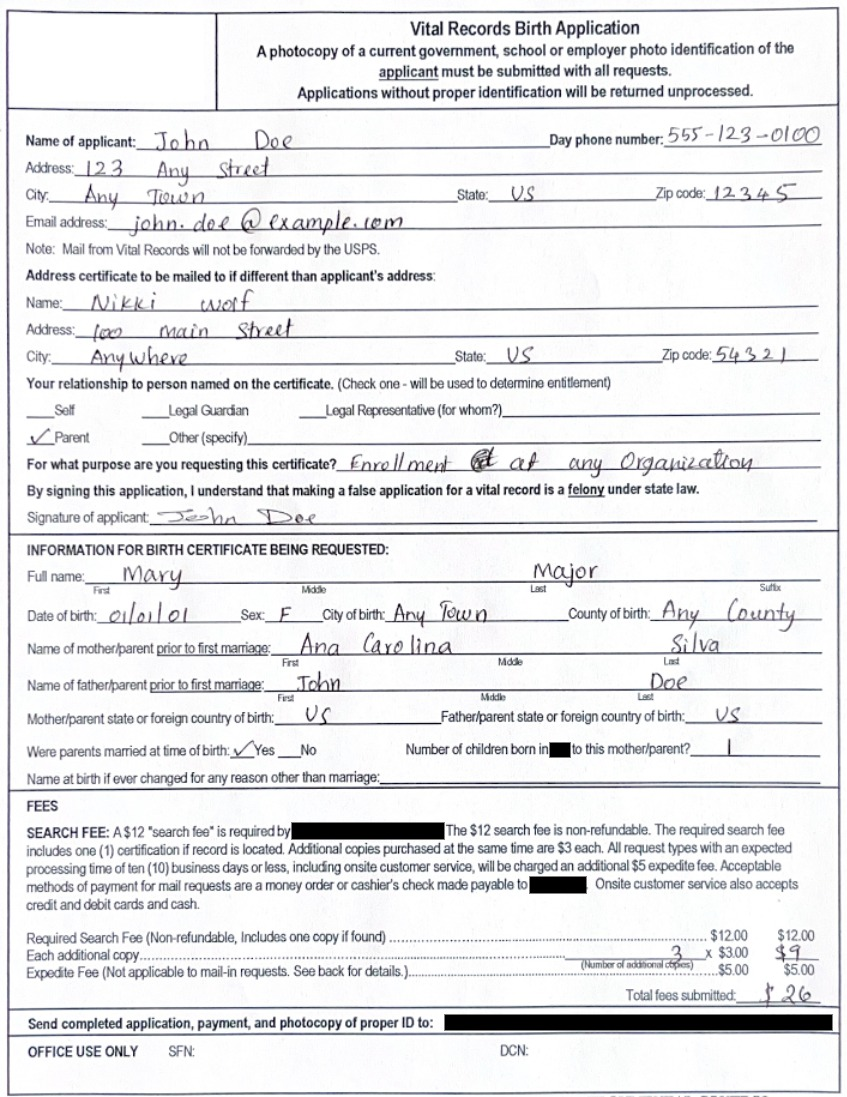
#> input picture birth_certificate_hand_written.jpeg, 847 x 1097 px
$ python birthCert-process.py
#> lines starting #> are read from the running program, lines starting #| are printed output that depends on the picture; after the words box and inside, x2 and y2 are one past the last pixel; in counts of white or black regions, pixels touching at a corner belong together
import cv2
import pytesseract
import re
import pandas as pd
import json

# method for extract text from image

# install Tesseract-OCR for opering system you are working on
pytesseract.pytesseract.tesseract_cmd = r'C:\Program Files\Tesseract-OCR\tesseract.exe'
formData = {}


def textFromImage(imagePath):
    # OpenCV Preprocessing Image--gray scale conversion for OCR .
#> called with imagePath = 'birth_certificate_hand_written.jpeg'
    img = cv2.imread(imagePath, cv2.IMREAD_UNCHANGED)
#> img is the input picture: shape (1097, 847, 3); mean B, G, R 233.2, 231.6, 231.3
    grayImageRaw = cv2.cvtColor(img, cv2.COLOR_BGR2GRAY)
    # for sig/dates on line
    threshold = cv2.threshold(
        grayImageRaw, 0, 255, cv2.THRESH_BINARY_INV + cv2.THRESH_OTSU)[1]
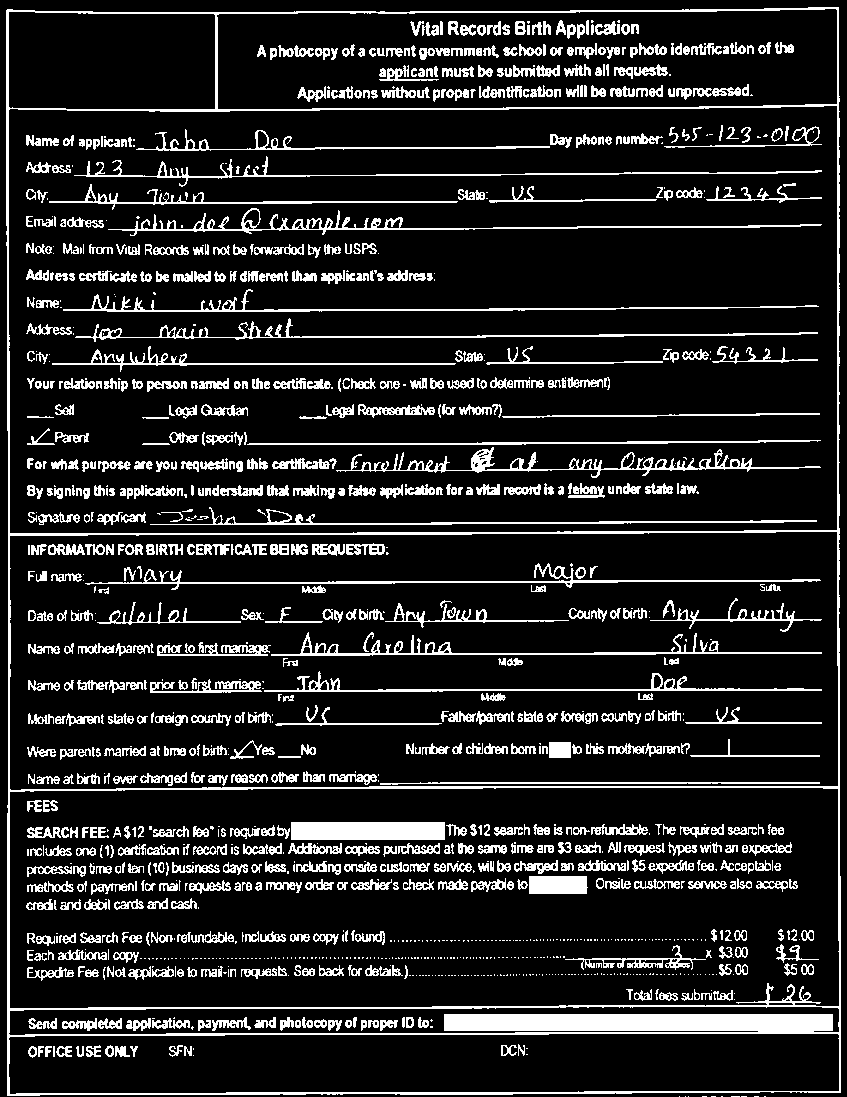
#> threshold: shape (1097, 847); 13.8% white; 1292 white regions (529 under 20 px), largest, box (x1, y1, x2, y2) and area: (6, 7, 841, 1096) 25492, (291, 822, 445, 840) 2772, (336, 447, 821, 478) 2456
    # detect horizontal lines
    horizontal_line = cv2.getStructuringElement(cv2.MORPH_RECT, (40, 1))
    detect_horizontal = cv2.morphologyEx(
        threshold, cv2.MORPH_OPEN, horizontal_line, iterations=2)
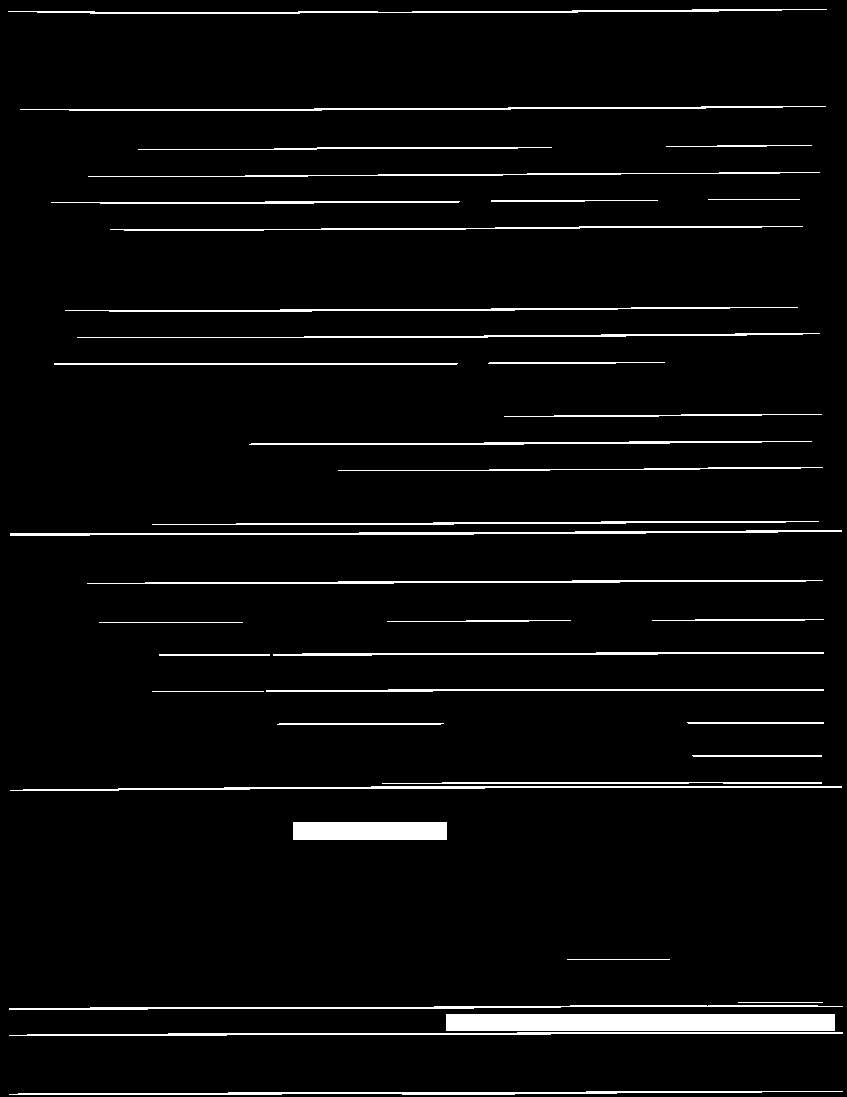
#> detect_horizontal: shape (1097, 847); 4.3% white; 38 white regions
    # remove the detected lines by painting over them in inverted image
    cnts = cv2.findContours(
        detect_horizontal, cv2.RETR_EXTERNAL, cv2.CHAIN_APPROX_SIMPLE)
#> cnts = 38 contours, 5 with area under 20; largest, box (x1, y1, x2, y2) and area: (446, 1014, 835, 1031) 6208, (293, 822, 447, 840) 2601, (10, 530, 842, 536) 1128, (10, 786, 842, 791) 960, (9, 1091, 843, 1095) 942
    # dealing with binary image countours.
    # defining countours to get data signed or date on line instead of text fields.
    cnts = cnts[0] if len(cnts) == 2 else cnts[1]
    for cnt in cnts:
        cv2.drawContours(threshold, [cnt], -1, (0, 0, 0), 2)
#> this loop made 38 passes
#> cnt on passes 3, 5, 6, 7, 10, 12, 13, 15, 17, 26, 33: [[446, 1014], [446, 1030], [834, 1030], [834, 1014]], [[738, 1002], [822, 1002]], [[567, 959], [669, 959]], [[293, 822], [293, 839], [446, 839], [446, 822]], [[692, 755], [693, 756], [821, 756], [821, 755]], [[687, 722], [688, 723], [823, 723], [823, 722]], [[152, 691], [263, 691]], [[159, 654], [159, 655], [269, 655], [269, 654]], [[99, 622], [242, 622]], [[54, 363], [54, 364], [456, 364], [457, 363]], [[708, 199], [799, 199]]
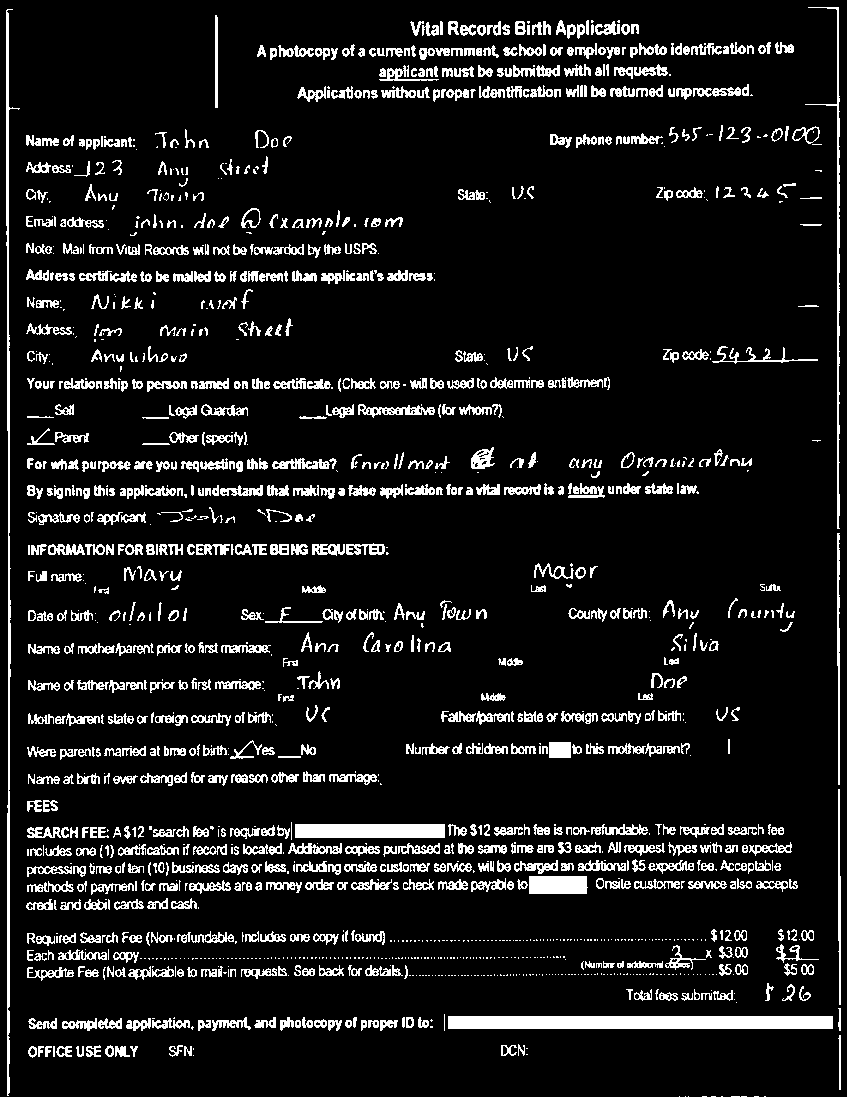
#> threshold: shape (1097, 847); 9.9% white; 1532 white regions (619 under 20 px), largest, box (x1, y1, x2, y2) and area: (448, 1016, 833, 1029) 5005, (6, 9, 20, 1096) 2822, (295, 824, 445, 838) 2100
    # revert back to normal black text

    grayImage = cv2.bitwise_not(threshold)

    customConfig = r'--oem 1 --psm 6'

#> (the run stopped early here; a loop or call above may not have finished)
